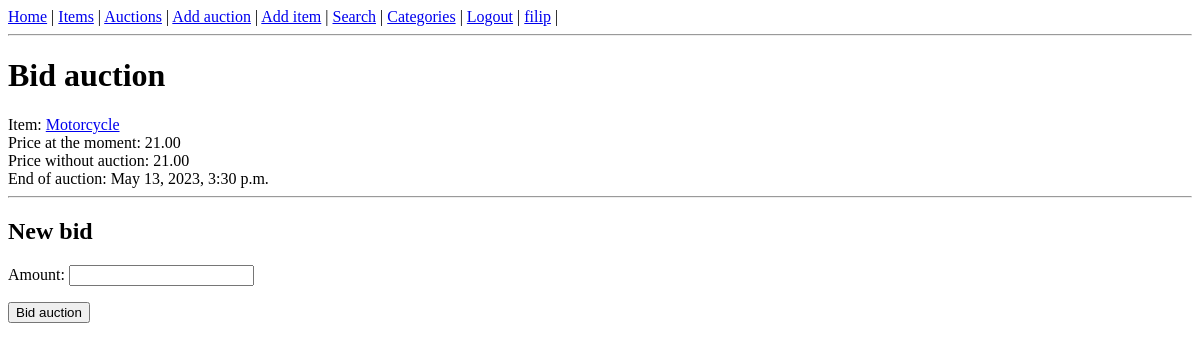
The page /bid-auction/5 (signed in) on the database as committed earlier.
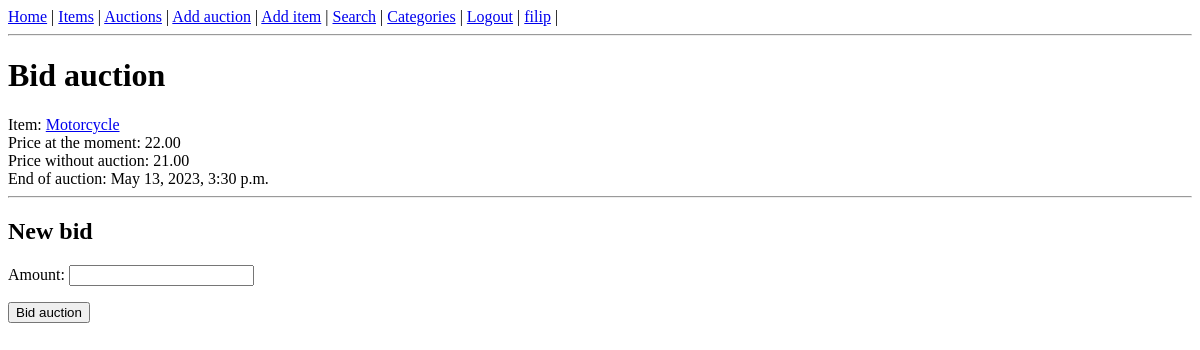
The same page on the database as committed later.
### auctions/models.py (models this page shows, shortened)
class Auction(models.Model):
    CHOICES = (
        ('available', 'available'),
        ('expired', 'expired'),
        ('sold', 'sold'),
    )
    name = models.CharField(max_length=255)
    item = models.ForeignKey(Item, on_delete=models.CASCADE)
    min_price = models.DecimalField(max_digits=10, decimal_places=2)
    buy_now_price = models.DecimalField(max_digits=10, decimal_places=2, null=True, blank=True)
    end_date = models.DateTimeField()
    seller = models.ForeignKey(User, on_delete=models.CASCADE, related_name='seller')
    buyer = models.ForeignKey(User, on_delete=models.CASCADE, blank=True, related_name='buyer', null=True)
    status = models.CharField(choices=CHOICES, default='available', max_length=64)

class Item(models.Model):
    name = models.CharField(max_length=64)
    description = models.TextField()
    image = models.ImageField(null=True, blank=True, upload_to='images/')
    category = models.ForeignKey(Category, on_delete=models.CASCADE)

### auctions/views.py (the view, shortened to what this page needs)
# urls.py: path('bid-auction/<int:pk>', auctions.BidAuction.as_view()),
class BidAuction(LoginRequiredMixin, View):
    form = BidForm()
    context = {}
    template_name = 'auctions/bid_form.html'
    login_url = '/login'
    def get(self, request, *args, **kwargs):
        pk = kwargs['pk']
        auction = Auction.objects.get(id=pk)
        self.context['auction'] = auction
        self.context['form'] = self.form
        return render(request, self.template_name, self.context)

### auctions/forms.py
class BidForm(forms.ModelForm):
    class Meta:
        model = Bid
        fields = ['amount']

### auctions/templates/auctions/bid_form.html (shortened to what this page needs)
{% extends 'auctions/base_template.html' %}
{% block content %}
<h1>Bid auction</h1>
Item: <a href="/items/{{ auction.item.id }}">{{ auction.item.name }}</a> <br>
Price at the moment: {{ auction.min_price }} <br>
{% if auction.buy_now_price %}
Price without auction: {{ auction.buy_now_price }} <br>
{% endif %}
End of auction: {{ auction.end_date }}<br>
<hr>
<h2>New bid</h2>
<form action="" method="POST">
  {{ form.as_p }}
  <input type="submit" value="Bid auction">
</form>
{% endblock %}

Rows that differ between the two databases and show on the page:
changed Auction "Motorcycle": min_price "21.00" → "22.00"
